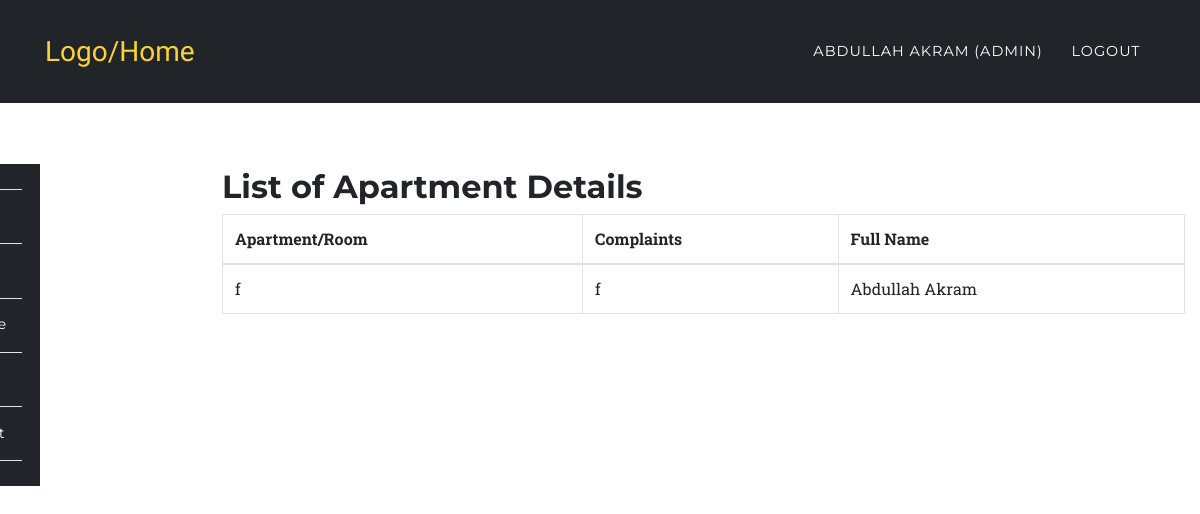
/app/cmplist.php (signed in), run on the app's committed database.
### tables this page shows
CREATE TABLE `cmps` (
  `id` int(11) NOT NULL,
  `name` varchar(100) DEFAULT NULL,
  `cmp` varchar(200) DEFAULT NULL,
  `username` varchar(200) DEFAULT NULL,
  `fullname` varchar(200) DEFAULT NULL
);

### app/cmplist.php (the view, shortened to what this page needs)
<?php
	require '../config/config.php';
		try {
			if($_SESSION['role'] == 'admin'){
				$stmt = $connect->prepare('SELECT * FROM cmps');
				$stmt->execute();
				$data = $stmt->fetchAll (PDO::FETCH_ASSOC);
			}
		}catch(PDOException $e) {
			$errMsg = $e->getMessage();
		}
?>
<?php include '../include/header.php';?>
	<nav class="navbar navbar-expand-lg navbar-dark fixed-top" style="background-color:#212529;" id="mainNav">
      <div class="container">
        <a class="navbar-brand js-scroll-trigger" href="../index.php">Logo/Home</a>
        <div class="collapse navbar-collapse" id="navbarResponsive">
          <ul class="navbar-nav text-uppercase ml-auto">
            <li class="nav-item">
              <a class="nav-link" href="#"><?php echo $_SESSION['fullname']; ?> <?php if($_SESSION['role'] == 'admin'){ echo "(Admin)"; } ?></a>
            </li>
            <li class="nav-item">
              <a href="../auth/logout.php" class="nav-link">Logout</a>
            </li>
          </ul>
        </div>
      </div>
    </nav>
	<section style="padding-left:0px;">
		<?php include '../include/side-nav.php';?>
	</section>
<section class="wrapper" style="margin-left: 16%;margin-top: -23%;">
	<div class="container">
		<div class="row">
			<div class="col-12">
			<h2>List of Apartment Details</h2>
				<?php
						echo '<table class="table table-bordered">';
						echo '<thead>';
						echo '<tr>';
						echo '<th>Apartment/Room</th>';
						echo '<th>Complaints</th>';
						echo '<th>Full Name</th>';
						echo '</tr>';
						echo '    </thead>';
							echo '    <tbody>';
					foreach ($data as $key => $value) {
					     echo ' <tr>';
					      echo "<td>".$value['name']."</td>";
					     echo "<td>".$value['cmp']."</td>";
					     echo "<td>".$value['fullname']."</td>";
					     echo "</tr>";
					}
					echo ' </tbody>';
					echo '	  </table>';
				?>
			</div>
		</div>
	</div>
</section>
<?php include '../include/footer.php';?>

### assets/css/rent.css (style rules this page uses)
body { overflow-x: hidden; font-family: 'Roboto Slab', 'Helvetica Neue', Helvetica, Arial, sans-serif; }
a { color: #fed136; }
h1, h2, h3, h4, h5, h6 { font-weight: 700; font-family: 'Montserrat', 'Helvetica Neue', Helvetica, Arial, sans-serif; }
section { padding: 100px 0; }
@media (min-width: 768px) { section { padding: 140px 0; } }
#mainNav { background-color: #212529; }
#mainNav .navbar-brand { color: #fed136; font-family: 'Kaushan Script', 'Helvetica Neue', Helvetica, Arial, cursive; }
#mainNav .navbar-nav .nav-item .nav-link { font-size: 90%; font-weight: 400; padding: 0.75em 0; letter-spacing: 1px; color: white; font-family: 'Montserrat', 'Helvetica Neue', Helvetica, Arial, sans-serif; }
@media (min-width: 992px) { #mainNav { padding-top: 25px; padding-bottom: 25px; -webkit-transition: padding-top 0.3s, padding-bottom 0.3s; -moz-transition: padding-top 0.3s, padding-bottom 0.3s; transition: padding-top 0.3s, padding-bottom 0.3s; border: none; background-color: transparent; } }
@media (min-width: 992px) { #mainNav .navbar-brand { font-size: 1.75em; -webkit-transition: all 0.3s; -moz-transition: all 0.3s; transition: all 0.3s; } }
@media (min-width: 992px) { #mainNav .navbar-nav .nav-item .nav-link { padding: 1.1em 1em !important; } }

### assets/css/style.css (style rules this page uses)
.navbar { border-radius: 0px; }
section { padding-left: 15px; }

### data on the page
cmps: name "f", cmp "f", fullname "Abdullah Akram"

### other printed values
$_SESSION['fullname'] "ABDULLAH AKRAM"
